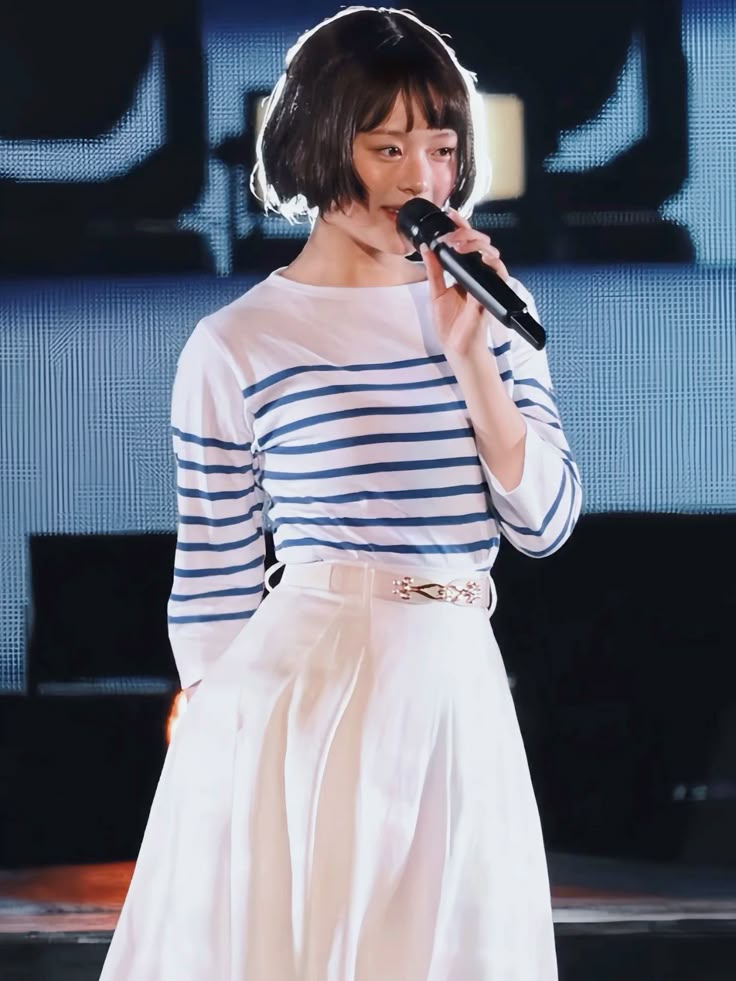
#> input picture Exercício-Programa 5/Hanni AKA amor da minha vida.jpg, 736 x 981 px
$ jupyter execute EP05__Modelos_Discretosipynb.ipynb
#> lines starting #> are read from the running program, lines starting #| are printed output that depends on the picture
Bibliotecas

[cell 1]
import numpy as np
import matplotlib.pyplot as plt
from PIL import Image
from scipy import signal

Convolução 1d

[cell 2]
sinal = np.array([0, 1, 2, 3, 4, 5])
kernel = np.array([0, 1, -1])

result = np.convolve(sinal, kernel, mode='valid')
print(f"Sinal: {sinal}")
print(f"Kenel: {kernel}")
print(f"Resultado da convolução: {result}")

fig, ax = plt.subplots(3, 1, figsize=(6, 8))
#figura 1: Sinal Original
ax[0].stem(sinal, markerfmt='o')
ax[0].set_title('Sinal Original')

#figura 2: Kernel
ax[1].stem(kernel, markerfmt='o')
ax[1].set_title('Kernel')

#figura 3: Resultado da Convolução
ax[2].stem(result, markerfmt='o')
ax[2].set_title('Resultado da Convolução')

plt.tight_layout()
plt.show()
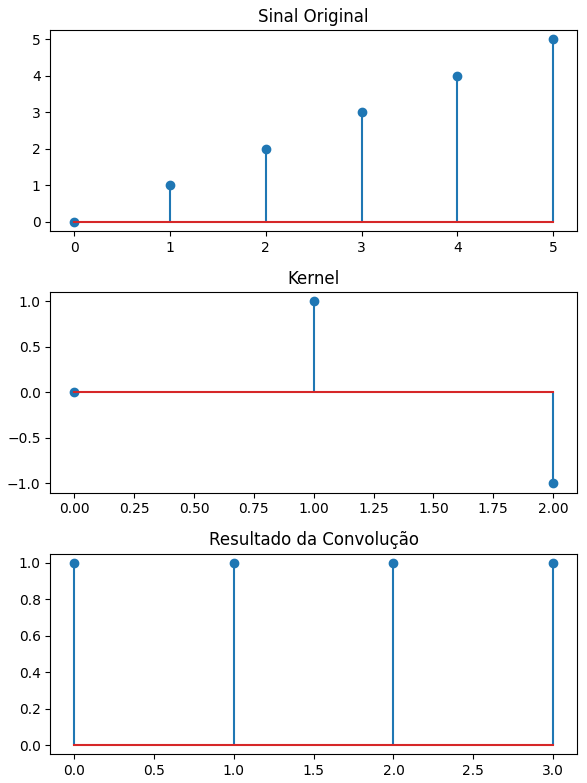
#> figure drawn by matplotlib, 3 panels

Convolução 2d usando scipy.signal

[cell 3]
image_original = Image.open("Hanni AKA amor da minha vida.jpg")
#> image_original is the input picture: PIL image 736x981 RGB; mean R, G, B 109.8, 113.8, 126
image_gray = image_original.convert("L")
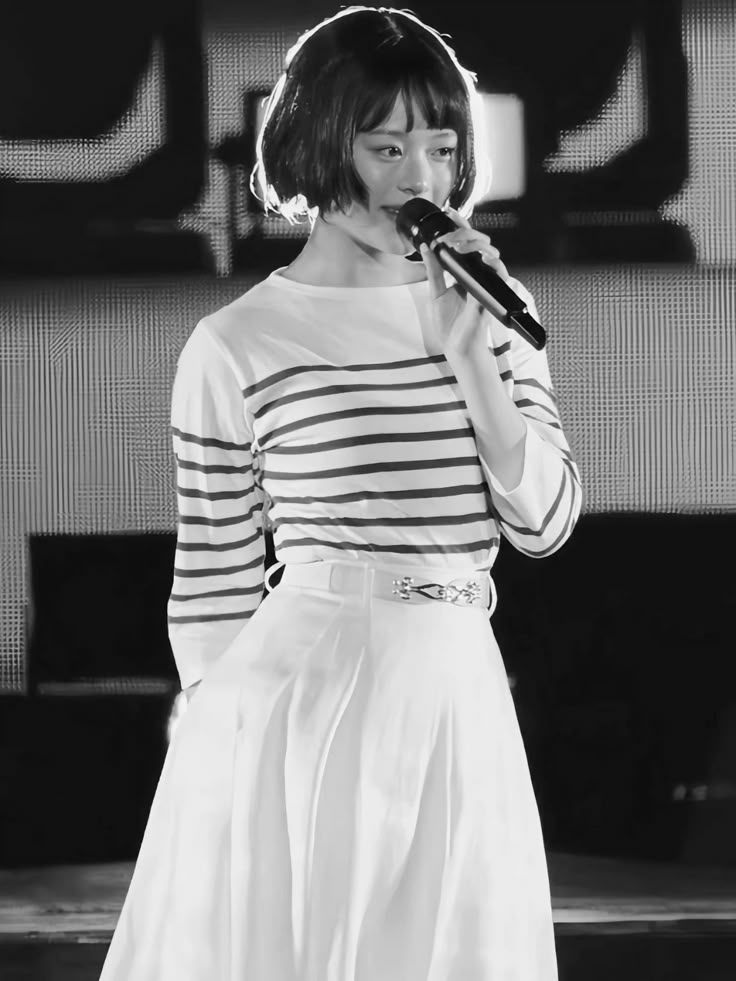
#> image_gray: PIL image 736x981 L; min 1, max 254, mean 114
image_matriz = np.array(image_gray)
kernel_blur = np.ones((5, 5)) / 25
image_blurred = signal.convolve2d(image_matriz, kernel_blur, mode='same')

fig, axs = plt.subplots(1, 2, figsize=(10, 5))

axs[0].imshow(image_gray, cmap='gray')
axs[0].set_title('Imagem Original')
axs[0].axis('off')

axs[1].imshow(image_blurred, cmap='gray')
axs[1].set_title('Imagem Borrada')
axs[1].axis('off')

plt.tight_layout()
plt.show()
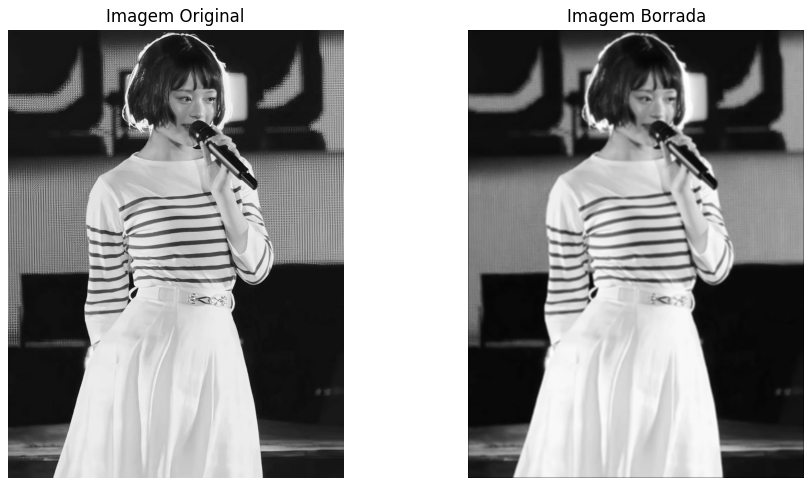
#> figure drawn by matplotlib, 2 panels
